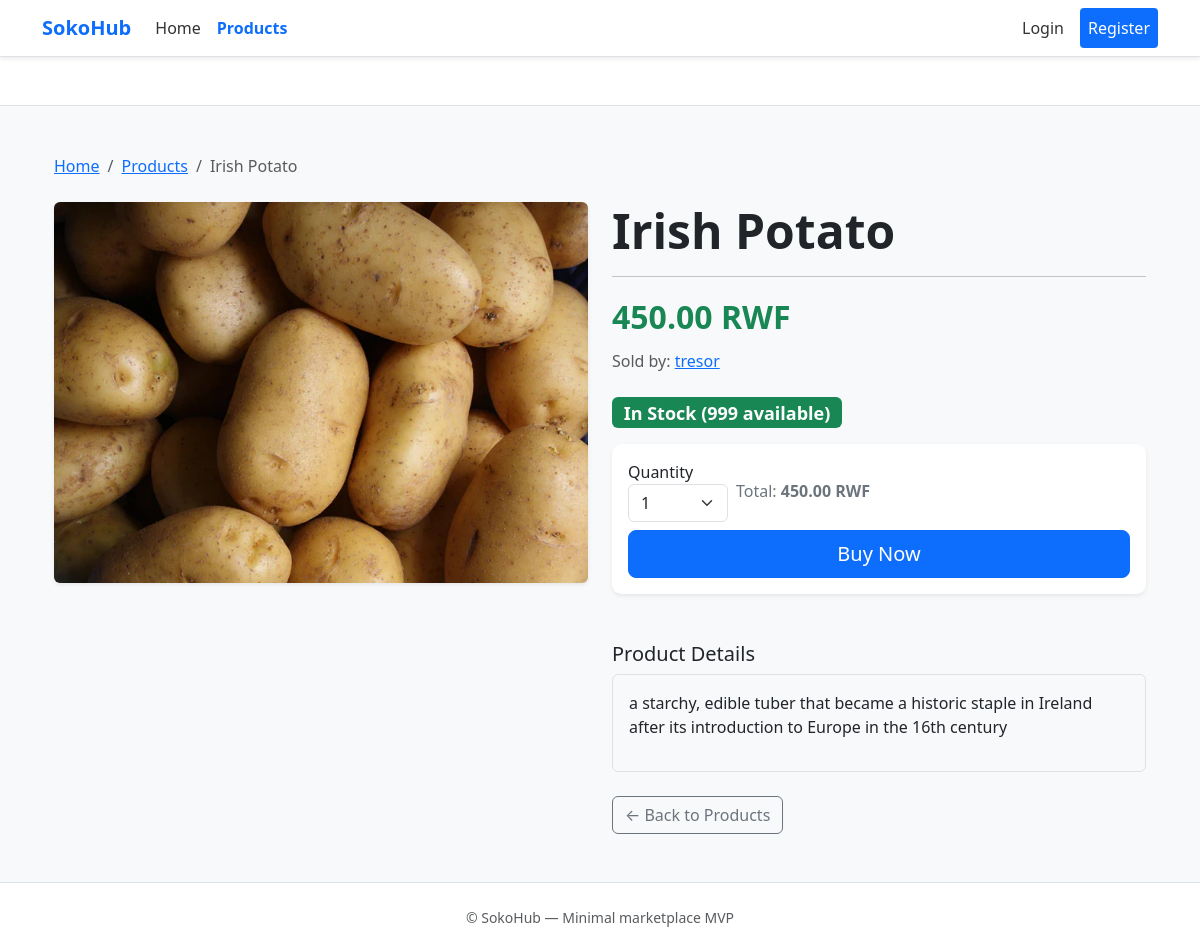
Page /products/2/ on the earlier database version.
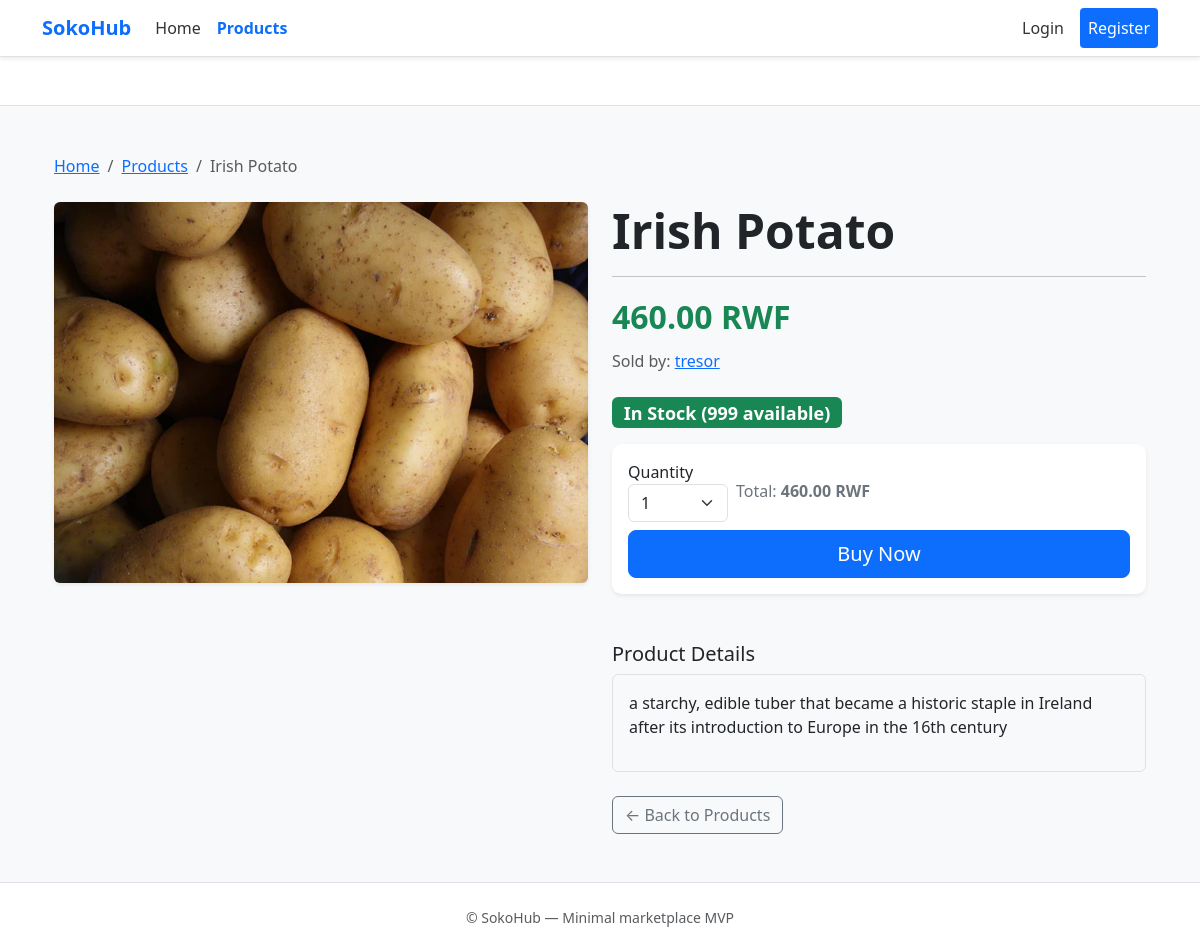
Same page on the later database version.
### products/models.py (models this page shows, shortened)
class Product(models.Model):
    STATUS_ACTIVE = 'active'
    STATUS_INACTIVE = 'inactive'
    STATUS_CHOICES = [
        (STATUS_ACTIVE, 'Active'),
        (STATUS_INACTIVE, 'Inactive'),
    ]
    vendor = models.ForeignKey(settings.AUTH_USER_MODEL, on_delete=models.CASCADE, related_name='products')
    name = models.CharField(max_length=200)
    description = models.TextField(blank=True)
    price = models.DecimalField(decimal_places=2, max_digits=10, validators=[MinValueValidator(0)])
    stock = models.PositiveIntegerField(default=0)
    image = models.ImageField(upload_to='products/', blank=True, null=True)
    status = models.CharField(max_length=20, choices=STATUS_CHOICES, default=STATUS_ACTIVE)
    created_at = models.DateTimeField(auto_now_add=True)
    class Meta:
        ordering = ['-created_at']

### accounts/models.py (models this page shows, shortened)
class CustomUser(AbstractUser):
    VENDOR = 'vendor'
    CUSTOMER = 'customer'
    USER_TYPE_CHOICES = [
        (VENDOR, 'Vendor'),
        (CUSTOMER, 'Customer'),
    ]
    user_type = models.CharField(max_length=20, choices=USER_TYPE_CHOICES, default=CUSTOMER)
    email = models.EmailField(blank=False)
    phone = models.CharField(max_length=20, blank=True)
    location = models.CharField(max_length=100, blank=True)

### products/views.py (the view)
# urls.py: path('<int:pk>/',views.product_detail,name='product_detail'),
def product_detail(request, pk):
    product = get_object_or_404(Product, pk=pk, status='active')
    max_quantity = min(product.stock, 100)
    quantity_range = range(1, max_quantity + 1)
    context = {
        'product': product,
        'quantity_range': quantity_range,
    }
    return render(request, 'products/product_detail.html', context)

### templates/products/product_detail.html (shortened to what this page needs)
{% extends 'base.html' %}
{% load static %}
{% block content %}
<div class="container my-5">
    <nav aria-label="breadcrumb" class="mb-4">
        <ol class="breadcrumb">
            <li class="breadcrumb-item"><a href="{% url 'home_page' %}">Home</a></li>
            <li class="breadcrumb-item"><a href="{% url 'products:product_list' %}">Products</a></li>
            <li class="breadcrumb-item active" aria-current="page">{{ product.name }}</li>
        </ol>
    </nav>
    <div class="row">
        <div class="col-md-6 mb-4">
            {% if product.image %}
                <img src="{{ product.image.url }}" class="img-fluid rounded shadow-sm" alt="{{ product.name }}" style="max-height: 500px; object-fit: cover;">
            {% else %}
                <div class="bg-light d-flex align-items-center justify-content-center border rounded" style="height: 500px;">
                    <span class="text-muted fs-4">No Image Available</span>
                </div>
            {% endif %}
        </div>
        <div class="col-md-6">
            <h1 class="display-5 fw-bold mb-3">{{ product.name }}</h1>
            <hr>
            <p class="fs-2 fw-bold text-success mb-2">
                {{ product.price|floatformat:2 }} RWF
            </p>
            <p class="text-muted mb-4">
                Sold by:
                {% if product.vendor %}
                    <a href="{% url 'products:vendor_products' %}" class="text-primary fw-medium">{{ product.vendor.username }}</a>
                {% else %}
                    N/A
                {% endif %}
            </p>
            <h4 class="mb-3">
                {% if product.stock > 0 %}
                    <span class="badge bg-success">In Stock ({{ product.stock }} available)</span>
                {% else %}
                    <span class="badge bg-danger">Out of Stock</span>
                {% endif %}
            </h4>
            <div class="card p-3 shadow-sm mb-4">
                <form method="POST" action="{% url 'orders:checkout' product.id %}">
                    <div class="row g-2 align-items-center">
                        <div class="col-auto">
                            <label for="quantity-select" class="form-label mb-0">Quantity</label>
                            <select id="quantity-select" name="quantity" class="form-select" style="width:100px;" {% if product.stock == 0 %}disabled{% endif %}>
                                {% for i in quantity_range %}
                                    <option value="{{ i }}">{{ i }}</option>
                                {% endfor %}
                            </select>
                        </div>
                        <div class="col">
                            <p class="mb-0 small-muted">Total: <strong id="total-preview">{{ product.price|floatformat:2 }} RWF</strong></p>
                        </div>
                        <div class="col-12">
                                    <button type="submit" class="btn btn-lg btn-primary w-100" {% if product.stock == 0 %}disabled{% endif %}>Buy Now</button>
                        </div>
                    </div>
                </form>
            </div>
            <h5 class="mt-5">Product Details</h5>
            <div class="border p-3 bg-light rounded">
                <p>{{ product.description|linebreaksbr }}</p>
            </div>
            <div class="mt-4">
                <a href="{% url 'products:product_list' %}" class="btn btn-outline-secondary">
                    &larr; Back to Products
                </a>
            </div>
        </div>
    </div>
</div>
{% endblock content %}

Differences in the rows shown:
changed Product "Irish Potato": price "450.00" → "460.00"
